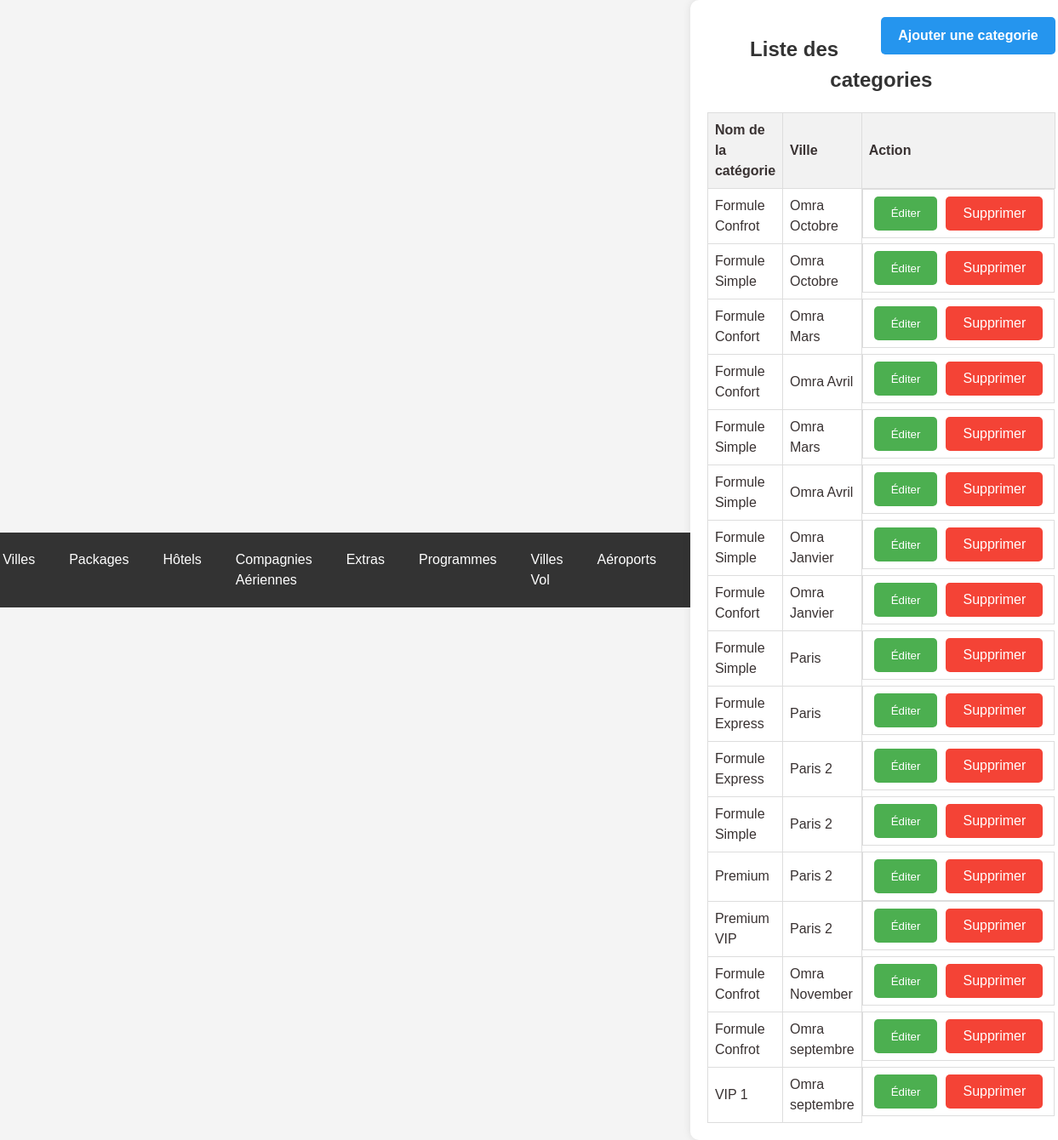
The page /list_type_formule_omra.php (signed in) on the database as committed earlier.
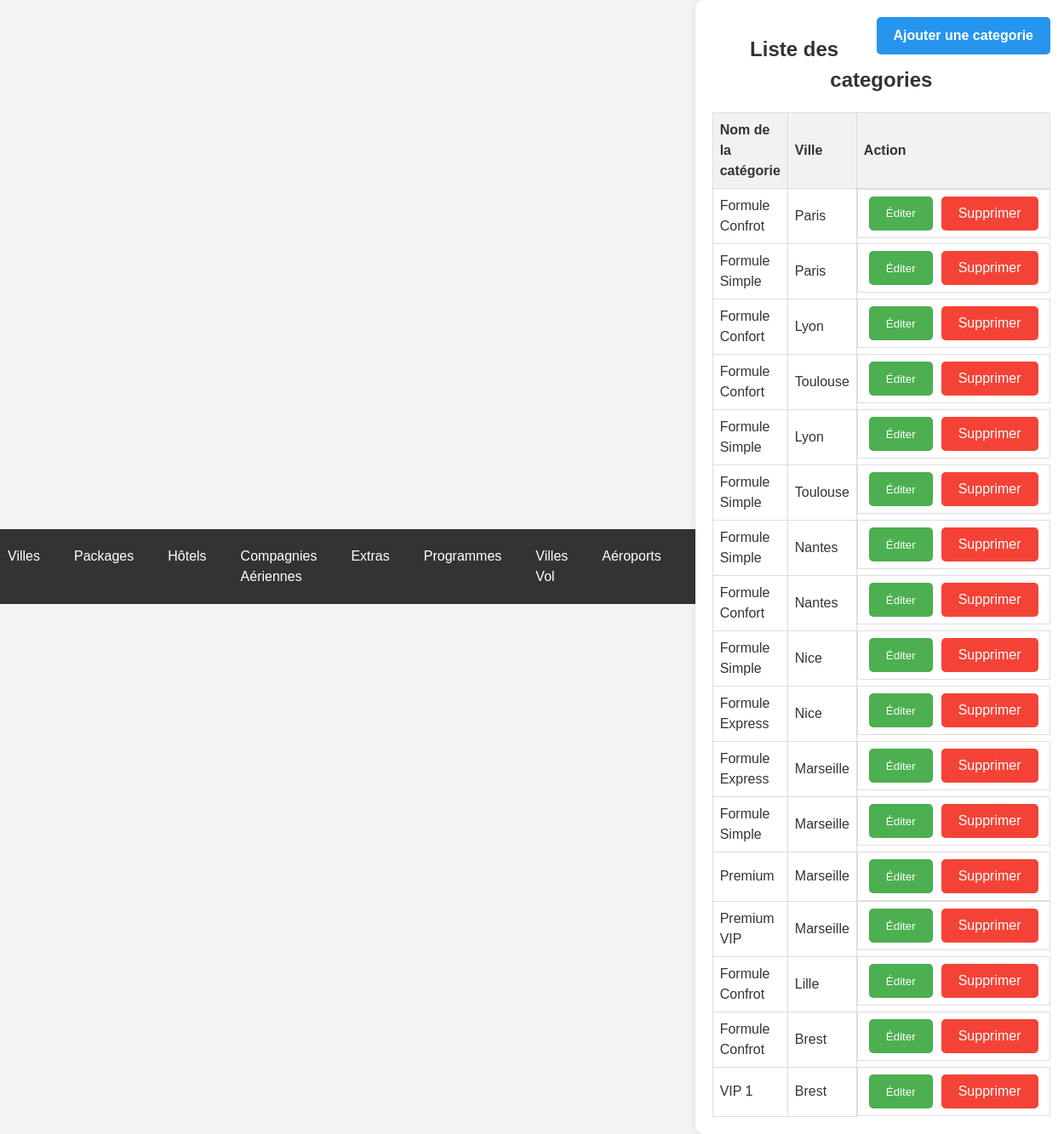
The same page on the database as committed later.
### tables this page shows
CREATE TABLE `type_formule_omra` (
  `id` int(11) NOT NULL,
  `nom` varchar(255) NOT NULL,
  `formule_parent_id` int(11) DEFAULT NULL
);

CREATE TABLE `omra_packages` (
  `id` int(11) NOT NULL,
  `nom` varchar(255) NOT NULL,
  `description` text NOT NULL,
  `photo` varchar(255) NOT NULL
);

### list_type_formule_omra.php (the view, shortened to what this page needs)
<!DOCTYPE html>
<html lang="fr">
<head>
    <link rel="stylesheet" href="styles.css">
    <?php include 'header.php'; ?>
</head>
<body>
    <div class="container">
        <a href="ajout_type_formule.php" class='btn-add'><b>Ajouter une categorie</b></a>
        <h2 class="text-center">Liste des categories</h2>
        <table class="table table-bordered">
            <thead>
                <tr>
                    <th>Nom de la catégorie</th>
                    <th>Ville</th>
                    <th>Action</th>
                </tr>
            </thead>
            <tbody>
                <?php
                include 'db.php';
                $sql_types_formules = "SELECT type_formule_omra.id, type_formule_omra.nom AS nom_formule, omra_packages.nom AS nom_package
                                   FROM type_formule_omra
                                   LEFT JOIN omra_packages ON type_formule_omra.formule_parent_id = omra_packages.id";
                $result_types_formules = mysqli_query($conn, $sql_types_formules);
                if (mysqli_num_rows($result_types_formules) > 0) {
                    while ($row_type_formule = mysqli_fetch_assoc($result_types_formules)) {
                        echo "<tr>";
                        echo "<td>" . $row_type_formule['nom_formule'] . "</td>";
                        echo "<td>" . $row_type_formule['nom_package'] . "</td>";
                        echo "<td class='btn-group'>";
                        echo "<button class='btn btn-edit' onclick=\"window.location.href='edit_type_formule.php?id=" . $row_type_formule['id'] . "'\">Éditer</button>";
                        echo "<a class='btn btn-delete' href='delete_type_formule.php?id=" . $row_type_formule['id'] . "' onclick=\"return confirm('Êtes-vous sûr de vouloir supprimer ce type de formule?')\">Supprimer</a>";
                        echo "</td>";
                        echo "</tr>";
                    }
                } else {
                    echo "<tr><td colspan='3'>Aucun type de formule Omra disponible pour le moment.</td></tr>";
                }
                ?>
            </tbody>
        </table>
    </div>
</body>
</html>

Rows that differ between the two databases and show on the page:
changed through a linked row, type_formule_omra (number 1 of 17 on the later page): formule_parent.nom "Omra Octobre" → "Paris"
changed through a linked row, type_formule_omra (number 2 of 17 on the later page): formule_parent.nom "Omra Octobre" → "Paris"
changed through a linked row, type_formule_omra (number 3 of 17 on the later page): formule_parent.nom "Omra Mars" → "Lyon"
changed through a linked row, type_formule_omra (number 4 of 17 on the later page): formule_parent.nom "Omra Avril" → "Toulouse"
changed through a linked row, type_formule_omra (number 5 of 17 on the later page): formule_parent.nom "Omra Mars" → "Lyon"
changed through a linked row, type_formule_omra (number 6 of 17 on the later page): formule_parent.nom "Omra Avril" → "Toulouse"
changed through a linked row, type_formule_omra (number 7 of 17 on the later page): formule_parent.nom "Omra Janvier" → "Nantes"
changed through a linked row, type_formule_omra (number 8 of 17 on the later page): formule_parent.nom "Omra Janvier" → "Nantes"
changed through a linked row, type_formule_omra (number 9 of 17 on the later page): formule_parent.nom "Paris" → "Nice"
changed through a linked row, type_formule_omra (number 10 of 17 on the later page): formule_parent.nom "Paris" → "Nice"
changed through a linked row, type_formule_omra (number 11 of 17 on the later page): formule_parent.nom "Paris 2" → "Marseille"
changed through a linked row, type_formule_omra (number 12 of 17 on the later page): formule_parent.nom "Paris 2" → "Marseille"
changed through a linked row, type_formule_omra "Premium": formule_parent.nom "Paris 2" → "Marseille"
changed through a linked row, type_formule_omra "Premium VIP": formule_parent.nom "Paris 2" → "Marseille"
changed through a linked row, type_formule_omra: formule_parent.nom "Omra November" → "Lille"
changed through a linked row, type_formule_omra (number 16 of 17 on the later page): formule_parent.nom "Omra septembre" → "Brest"
changed through a linked row, type_formule_omra "VIP 1": formule_parent.nom "Omra septembre" → "Brest"
